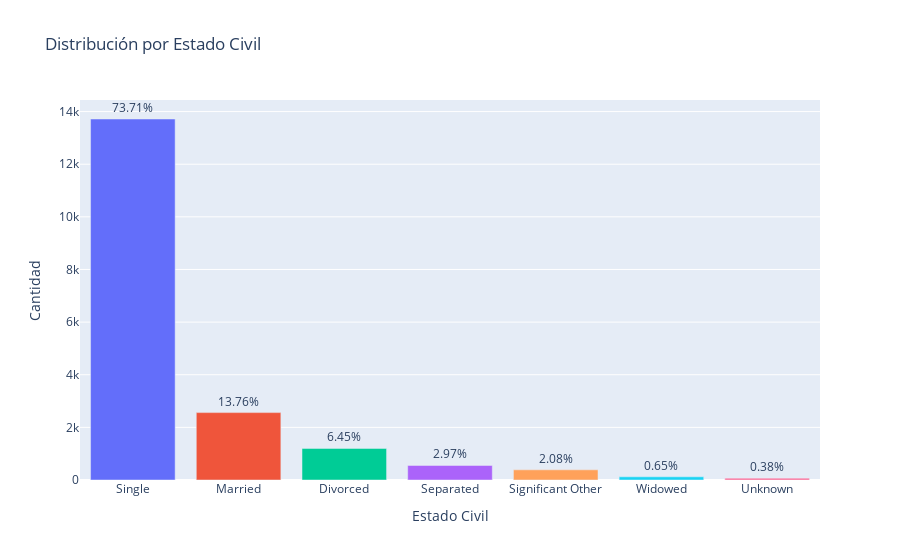

Here is the notebook cell this chart was saved with:
### Markdown cell above
#### 1.4. Distribución por Estado Civil

### Code cell
import plotly.express as px

# Contar la distribución por estado civil
marital_status_distribution = grouped_by_way['MaritalStatus'].value_counts()

# Calcular el porcentaje de cada categoría
marital_status_percentage = (marital_status_distribution / marital_status_distribution.sum()) * 100

# Crear un nuevo DataFrame con las frecuencias y porcentajes
marital_status_df = marital_status_distribution.reset_index()
marital_status_df.columns = ['MaritalStatus', 'Count']
marital_status_df['Percentage'] = marital_status_percentage.values

# Crear gráfico ordenado de mayor a menor
figura4 = px.bar(marital_status_df, 
                 x='MaritalStatus', 
                 y='Count', 
                 title='Distribución por Estado Civil', 
                 labels={'MaritalStatus': 'Estado Civil', 'Count': 'Cantidad'}, 
                 color='MaritalStatus',
                 category_orders={"MaritalStatus": marital_status_distribution.index},  # Ordenar de mayor a menor
                 text=marital_status_df['Percentage'].round(2).astype(str) + '%'  # Mostrar porcentaje
                )

print(marital_status_distribution)
# Mejorar diseño
figura4.update_traces(textposition='outside')  # Colocar el texto fuera de las barras
figura4.update_layout(showlegend=False)  # Ocultar la leyenda si no es necesaria

# Personalizar el tooltip para mostrar la suma total de IDs y el estado civil
figura4.update_traces(
    hovertemplate='<br>Estado Civil=%{x}<br>Total IDs=%{y}'
)

# Mostrar gráfico
figura4.show()

### Figure 1 — Plotly figure (JSON) as saved in the notebook; plotly's stock layout.template omitted (floating-point values rounded to 4 significant figures)
{"data": [{"alignmentgroup": "True", "hovertemplate": "<br>Estado Civil=%{x}<br>Total IDs=%{y}", "legendgroup": "Single", "marker": {"color": "#636efa", "pattern": {"shape": ""}}, "name": "Single", "offsetgroup": "Single", "orientation": "v", "showlegend": true, "text": ["73.71%"], "textposition": "outside", "type": "bar", "x": ["Single"], "xaxis": "x", "y": [13718], "yaxis": "y"}, {"alignmentgroup": "True", "hovertemplate": "<br>Estado Civil=%{x}<br>Total IDs=%{y}", "legendgroup": "Married", "marker": {"color": "#EF553B", "pattern": {"shape": ""}}, "name": "Married", "offsetgroup": "Married", "orientation": "v", "showlegend": true, "text": ["13.76%"], "textposition": "outside", "type": "bar", "x": ["Married"], "xaxis": "x", "y": [2561], "yaxis": "y"}, {"alignmentgroup": "True", "hovertemplate": "<br>Estado Civil=%{x}<br>Total IDs=%{y}", "legendgroup": "Divorced", "marker": {"color": "#00cc96", "pattern": {"shape": ""}}, "name": "Divorced", "offsetgroup": "Divorced", "orientation": "v", "showlegend": true, "text": ["6.45%"], "textposition": "outside", "type": "bar", "x": ["Divorced"], "xaxis": "x", "y": [1200], "yaxis": "y"}, {"alignmentgroup": "True", "hovertemplate": "<br>Estado Civil=%{x}<br>Total IDs=%{y}", "legendgroup": "Separated", "marker": {"color": "#ab63fa", "pattern": {"shape": ""}}, "name": "Separated", "offsetgroup": "Separated", "orientation": "v", "showlegend": true, "text": ["2.97%"], "textposition": "outside", "type": "bar", "x": ["Separated"], "xaxis": "x", "y": [553], "yaxis": "y"}, {"alignmentgroup": "True", "hovertemplate": "<br>Estado Civil=%{x}<br>Total IDs=%{y}", "legendgroup": "Significant Other", "marker": {"color": "#FFA15A", "pattern": {"shape": ""}}, "name": "Significant Other", "offsetgroup": "Significant Other", "orientation": "v", "showlegend": true, "text": ["2.08%"], "textposition": "outside", "type": "bar", "x": ["Significant Other"], "xaxis": "x", "y": [387], "yaxis": "y"}, {"alignmentgroup": "True", "hovertemplate": "<br>Estado Civil=%{x}<br>Total IDs=%{y}", "legendgroup": "Widowed", "marker": {"color": "#19d3f3", "pattern": {"shape": ""}}, "name": "Widowed", "offsetgroup": "Widowed", "orientation": "v", "showlegend": true, "text": ["0.65%"], "textposition": "outside", "type": "bar", "x": ["Widowed"], "xaxis": "x", "y": [121], "yaxis": "y"}, {"alignmentgroup": "True", "hovertemplate": "<br>Estado Civil=%{x}<br>Total IDs=%{y}", "legendgroup": "Unknown", "marker": {"color": "#FF6692", "pattern": {"shape": ""}}, "name": "Unknown", "offsetgroup": "Unknown", "orientation": "v", "showlegend": true, "text": ["0.38%"], "textposition": "outside", "type": "bar", "x": ["Unknown"], "xaxis": "x", "y": [70], "yaxis": "y"}], "layout": {"barmode": "relative", "legend": {"title": {"text": "Estado Civil"}, "tracegroupgap": 0}, "showlegend": false, "title": {"text": "Distribución por Estado Civil"}, "xaxis": {"anchor": "y", "categoryarray": ["Single", "Married", "Divorced", "Separated", "Significant Other", "Widowed", "Unknown"], "categoryorder": "array", "domain": [0, 1], "title": {"text": "Estado Civil"}}, "yaxis": {"anchor": "x", "domain": [0, 1], "title": {"text": "Cantidad"}}}}
